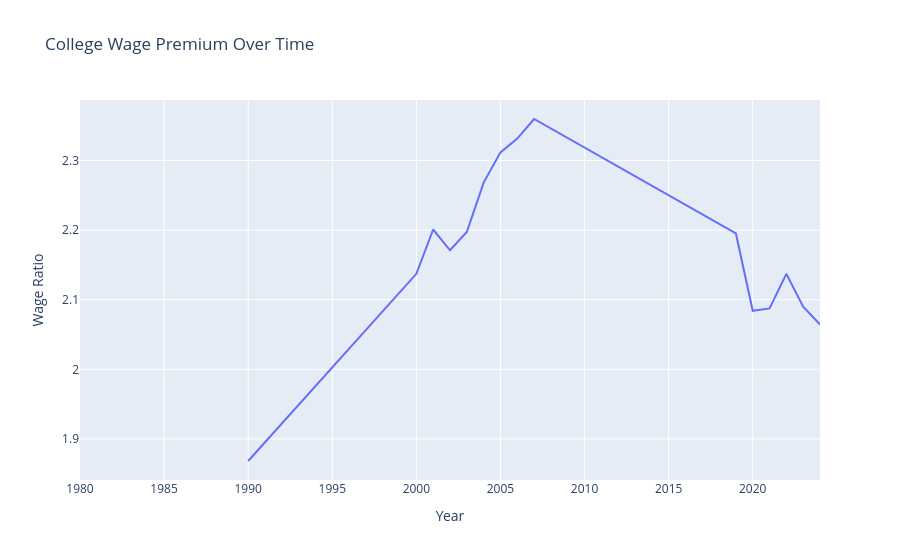

Notebook source saved alongside this figure:
### Code cell
# College wage premium over time
premium = (
    df.groupby(["Year", "Education Group"])
    .apply(lambda x: weighted_mean(x, "Income (2024 Dollars)"))
    .reset_index(name="Income")
)

premium_wide = premium.pivot(index="Year", columns="Education Group", values="Income").reset_index()
premium_wide["College Premium"] = premium_wide["Bachelor's"] / premium_wide["HS or Less"]

fig = px.line(
    premium_wide,
    x="Year",
    y="College Premium",
    title="College Wage Premium Over Time",
    labels={"College Premium": "Wage Ratio"}
)

fig.update_traces(mode="lines")
fig.show()

### Figure 1 — Plotly figure (JSON) as saved in the notebook; plotly's stock layout.template omitted (floating-point values rounded to 4 significant figures)
{"data": [{"hovertemplate": "Year=%{x}<br>Wage Ratio=%{y}<extra></extra>", "legendgroup": "", "line": {"color": "#636efa", "dash": "solid"}, "marker": {"symbol": "circle"}, "mode": "lines", "name": "", "orientation": "v", "showlegend": false, "type": "scatter", "x": [1980, 1990, 2000, 2001, 2002, 2003, 2004, 2005, 2006, 2007, 2019, 2020, 2021, 2022, 2023, 2024], "xaxis": "x", "y": [NaN, 1.868, 2.137, 2.201, 2.171, 2.197, 2.268, 2.312, 2.332, 2.36, 2.195, 2.084, 2.087, 2.137, 2.09, 2.064], "yaxis": "y"}], "layout": {"legend": {"tracegroupgap": 0}, "title": {"text": "College Wage Premium Over Time"}, "xaxis": {"anchor": "y", "domain": [0, 1], "title": {"text": "Year"}}, "yaxis": {"anchor": "x", "domain": [0, 1], "title": {"text": "Wage Ratio"}}}}
